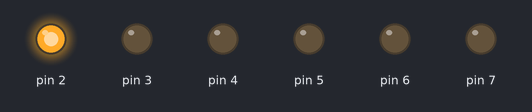
A sketch run on a simulated Arduino Uno, built with avr-gcc and run on an emulated ATmega328P. On the bench: output pins drawn as LEDs (lit = HIGH). What the sketch prints to the serial monitor is not drawn.

Above: at 0.1 s.
Timing chart, 0 to 1.6 s (numbered marks = the images above):
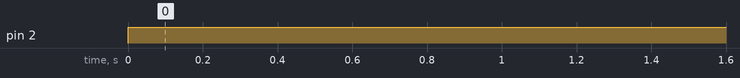

Measured:
- by itself, pin 2: LOW → HIGH at 0.00 s

The sketch:

try.ino
```cpp
int pin = A0;

void setup() {
  // put your setup code here, to run once:
  DDRD = DDRD | B11111111;
  pinMode(pin,INPUT);
  Serial.begin(9600);
}

void loop() {
  // put your main code here, to run repeatedly:
  PORTD = PORTD | B00000100;
  Serial.println(PIND, BIN);
  //Serial.println(PIND, BIN);
  //Serial.println(analogRead(pin));
  delay(100);
}
```
